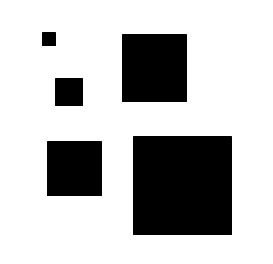
#> input picture project_images/Boxes.png, 273 x 264 px
$ python TestCVProject.py
#> lines starting #> are read from the running program, lines starting #| are printed output that depends on the picture
#> in main, src is the input picture: shape (264, 273, 3); min 0, max 255, mean 190.5
import cv2
import numpy as np
import matplotlib.pyplot as plt


source_window = 'Source image'
corners_window = 'Corners detected'
max_thresh = 255

def cornerHarris_demo(val, src_gray):
#> called with val = 200
    thresh = val
    # Detector parameters
    blockSize = 2
    apertureSize = 3
    k = 0.04
    # Detecting corners
    dst = cv2.cornerHarris(src_gray, blockSize, apertureSize, k)
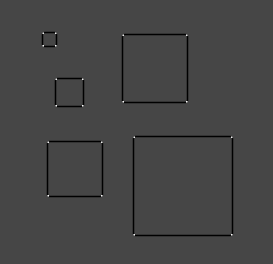
#> dst: shape (264, 273) float32; min -0.04, max 0.105, mean -0.000768; drawn with min black and max white
    # Normalizing
    dst_norm = np.empty(dst.shape, dtype=np.float32)
    cv2.normalize(dst, dst_norm, alpha=0, beta=255, norm_type=cv2.NORM_MINMAX)
    dst_norm_scaled = cv2.convertScaleAbs(dst_norm)
    # Drawing a circle around corners
    for i in range(dst_norm.shape[0]):
        for j in range(dst_norm.shape[1]):
            if int(dst_norm[i,j]) > thresh:
                cv2.circle(dst_norm_scaled, (j,i), 5, (0), 2)
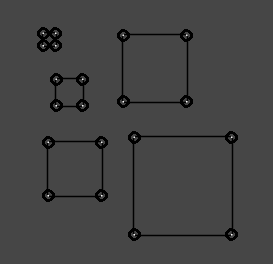
#> dst_norm_scaled: shape (264, 273); min 0, max 255, mean 67.1
    # Showing the result
    cv2.namedWindow(corners_window)
    cv2.imshow(corners_window, dst_norm_scaled)
    cv2.waitKey()


def main():
    src = cv2.imread('project_images/Boxes.png')
    src_gray = cv2.cvtColor(src, cv2.COLOR_BGR2GRAY)


    # Create a window and a trackbar
    cv2.namedWindow(source_window)
    thresh = 200  # initial threshold

    cv2.createTrackbar('Threshold: ', source_window, thresh, max_thresh, cornerHarris_demo)
    cv2.imshow(source_window, src)
    cornerHarris_demo(thresh, src_gray)


if __name__ == '__main__':
    main()
